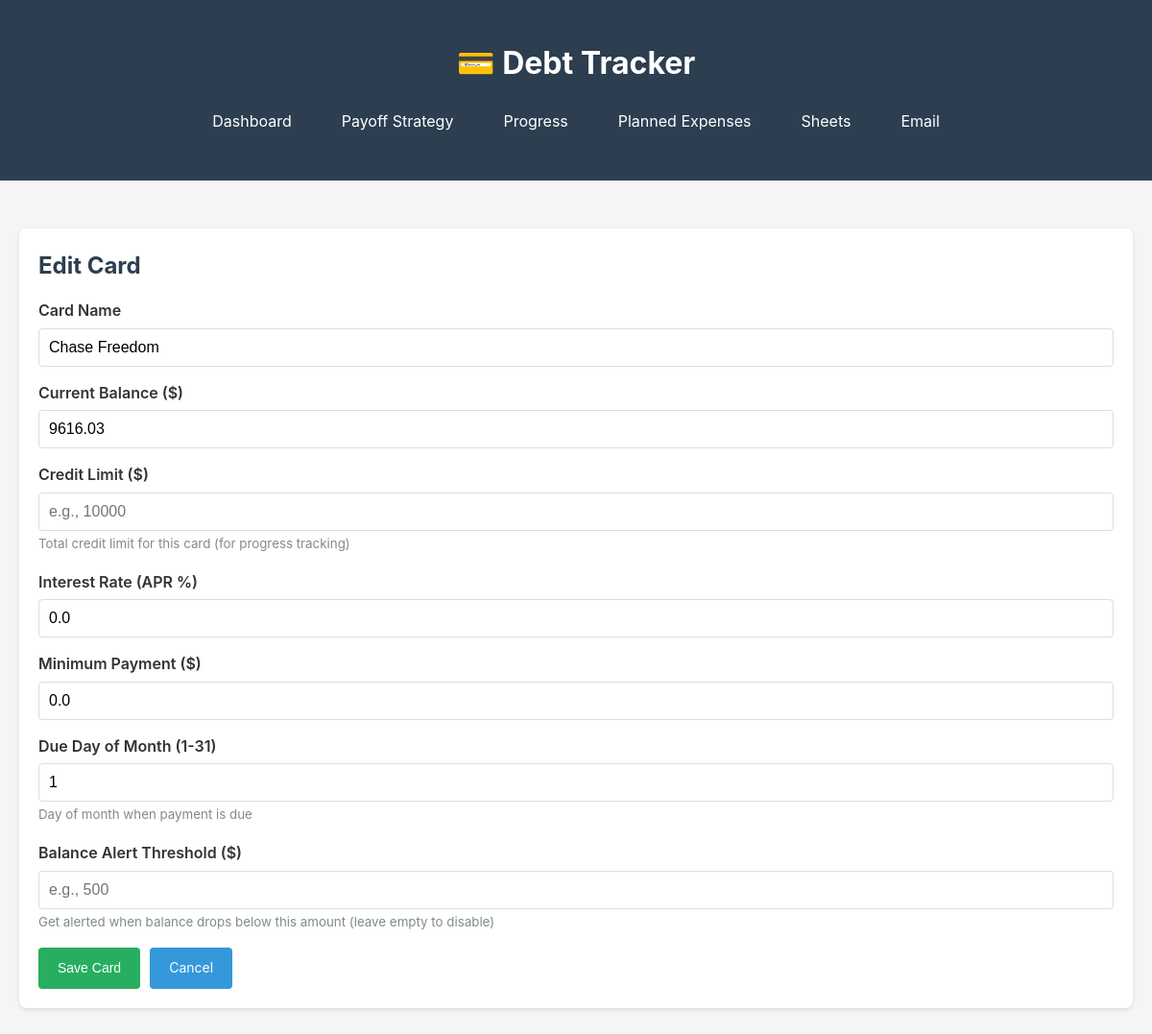
The page /card/2/edit (signed in) on the database as committed earlier.
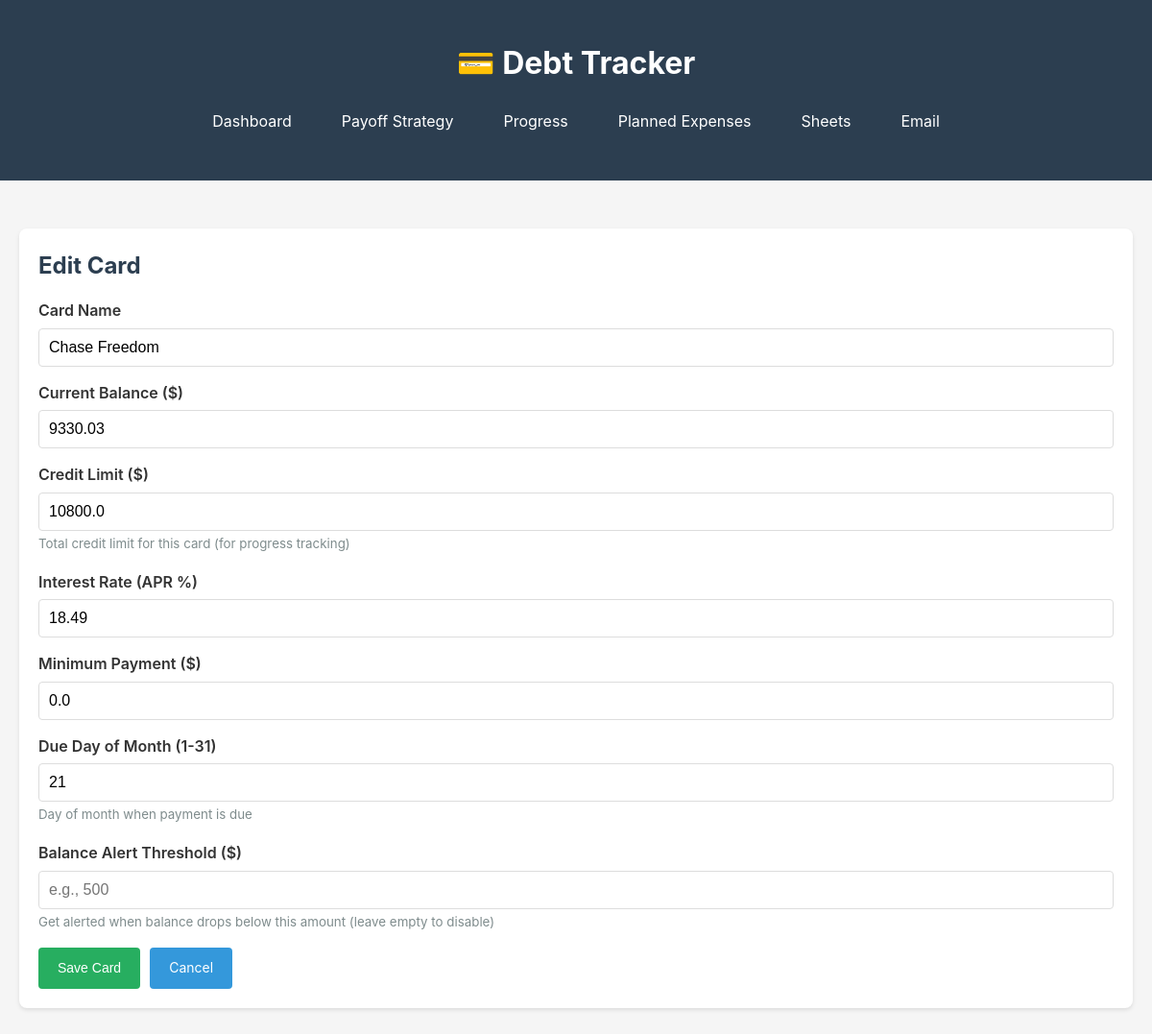
The same page on the database as committed later.
### tables this page shows
CREATE TABLE cards (
            id INTEGER PRIMARY KEY AUTOINCREMENT,
            name TEXT NOT NULL,
            balance REAL NOT NULL,
            interest_rate REAL NOT NULL,
            minimum_payment REAL NOT NULL,
            created_at TIMESTAMP DEFAULT CURRENT_TIMESTAMP
        , due_day INTEGER DEFAULT 1, alert_threshold REAL DEFAULT 0, plaid_item_id TEXT, plaid_access_token TEXT, last_synced TIMESTAMP, credit_limit REAL);

### app.py (the view, shortened to what this page needs)
@app.route('/card/<int:card_id>/edit', methods=['GET', 'POST'])
@login_required
def edit_card(card_id):
    conn = get_db()
    cursor = conn.cursor()
    cursor.execute('SELECT * FROM cards WHERE id = ?', (card_id,))
    card = cursor.fetchone()
    conn.close()
    return render_template('card_form.html', card=card, title='Edit Card')

### app.py (called while the page is built)
def login_required(f):
    from functools import wraps
    @wraps(f)
    def decorated_function(*args, **kwargs):
        if 'logged_in' not in session:
            return redirect(url_for('login'))
        return f(*args, **kwargs)
    return decorated_function

def get_db():
    conn = sqlite3.connect(DATABASE)
    conn.row_factory = sqlite3.Row
    return conn

### templates/card_form.html (shortened to what this page needs)
{% extends "base.html" %}
{% block content %}
<div class="card">
    <h2>{{ title }}</h2>
    <form method="POST">
        <div class="form-group">
            <label for="name">Card Name</label>
            <input type="text" id="name" name="name" placeholder="e.g., Chase Sapphire" value="{{ card.name if card else '' }}" required>
        </div>
        <div class="form-group">
            <label for="balance">Current Balance ($)</label>
            <input type="number" id="balance" name="balance" step="0.01" min="0" placeholder="0.00" value="{{ card.balance if card else '' }}" required>
        </div>
        <div class="form-group">
            <label for="credit_limit">Credit Limit ($)</label>
            <input type="number" id="credit_limit" name="credit_limit" step="0.01" min="0" placeholder="e.g., 10000" value="{{ card.credit_limit if card and card.credit_limit else '' }}">
            <small style="color: #7f8c8d;">Total credit limit for this card (for progress tracking)</small>
        </div>
        <div class="form-group">
            <label for="interest_rate">Interest Rate (APR %)</label>
            <input type="number" id="interest_rate" name="interest_rate" step="0.1" min="0" placeholder="e.g., 24.99" value="{{ card.interest_rate if card else '' }}" required>
        </div>
        <div class="form-group">
            <label for="minimum_payment">Minimum Payment ($)</label>
            <input type="number" id="minimum_payment" name="minimum_payment" step="0.01" min="0" placeholder="0.00" value="{{ card.minimum_payment if card else '' }}" required>
        </div>
        <div class="form-group">
            <label for="due_day">Due Day of Month (1-31)</label>
            <input type="number" id="due_day" name="due_day" min="1" max="31" placeholder="e.g., 15" value="{{ card.due_day if card and card.due_day else '1' }}">
            <small style="color: #7f8c8d;">Day of month when payment is due</small>
        </div>
        <div class="form-group">
            <label for="alert_threshold">Balance Alert Threshold ($)</label>
            <input type="number" id="alert_threshold" name="alert_threshold" step="0.01" min="0" placeholder="e.g., 500" value="{{ card.alert_threshold if card and card.alert_threshold else '' }}">
            <small style="color: #7f8c8d;">Get alerted when balance drops below this amount (leave empty to disable)</small>
        </div>
        <div style="display: flex; gap: 10px;">
            <button type="submit" class="btn btn-success">Save Card</button>
            <a href="/" class="btn">Cancel</a>
        </div>
    </form>
</div>
{% endblock %}

Rows that differ between the two databases and show on the page:
changed cards "Chase Freedom": balance "9616.03" → "9330.03"; credit_limit (not shown) → "10800.0"; interest_rate "0.0" → "18.49"; due_day "1" → "21"
